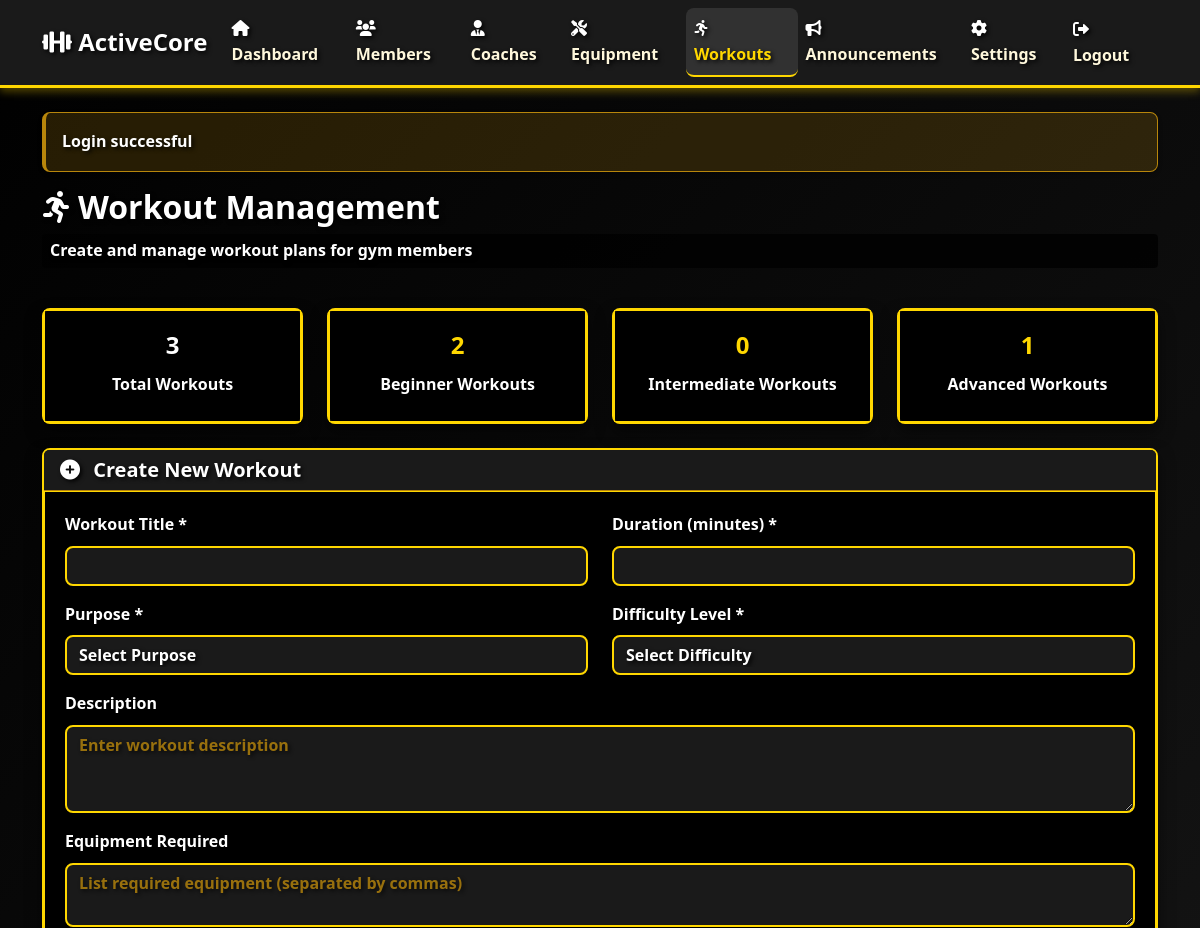
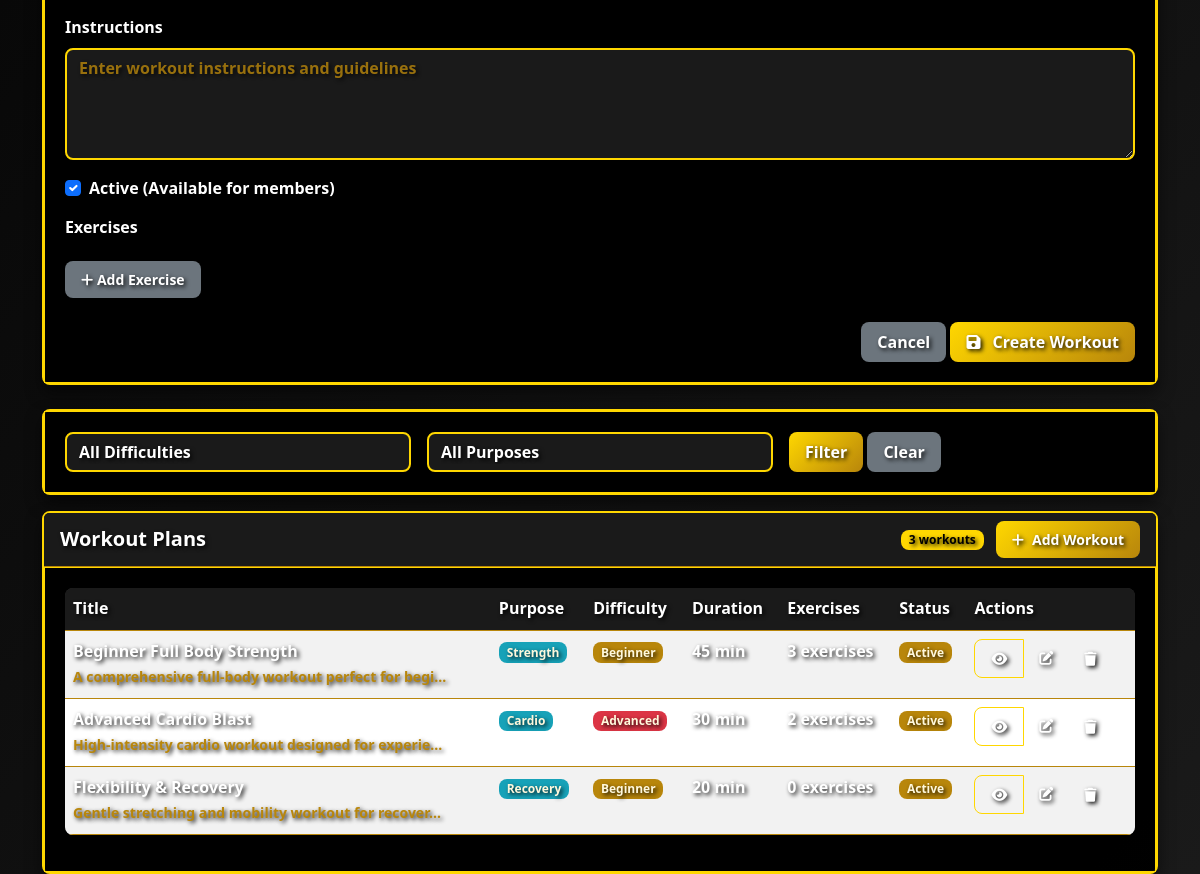
Screenshot of /views/admin/workouts.php (signed in) with the database file from the repository (2 pictures, top to bottom).
### tables this page shows
CREATE TABLE workouts (
    workout_id INT PRIMARY KEY AUTO_INCREMENT,
    title VARCHAR(200) NOT NULL,
    description TEXT NOT NULL,
    purpose ENUM('strength', 'cardio', 'flexibility', 'weight_loss', 'muscle_gain', 'endurance', 'recovery') NOT NULL,
    difficulty_level ENUM('beginner', 'intermediate', 'advanced') NOT NULL,
    duration_minutes INT NOT NULL,
    equipment_required TEXT,
    instructions TEXT NOT NULL,
    is_active BOOLEAN DEFAULT TRUE,
    created_by INT NOT NULL,
    created_at TIMESTAMP DEFAULT CURRENT_TIMESTAMP,
    updated_at TIMESTAMP DEFAULT CURRENT_TIMESTAMP ON UPDATE CURRENT_TIMESTAMP,
    FOREIGN KEY (created_by) REFERENCES users(user_id) ON DELETE CASCADE
);

### models/Workout.php (called while the page is built, shortened)
<?php
require_once __DIR__ . '/../config/database.php';
class Workout {
    private $conn;
    private $table_name = "workouts";
    private $exercises_table = "workout_exercises";
    public function __construct() {
        $database = new Database();
        $this->conn = $database->getConnection();
    }
    public function getAll($limit = 10, $offset = 0, $difficulty = null, $purpose = null) {
        $query = "SELECT w.*, u.username as created_by_name,
                 COUNT(DISTINCT we.exercise_id) as exercise_count
                 FROM " . $this->table_name . " w
                 LEFT JOIN users u ON w.created_by = u.user_id
                 LEFT JOIN " . $this->exercises_table . " we ON w.workout_id = we.workout_id
                 WHERE w.is_active = 1";
        $params = [];
        $query .= " GROUP BY w.workout_id ORDER BY w.created_at DESC LIMIT ? OFFSET ?";
        $params[] = $limit;
        $params[] = $offset;
        $stmt = $this->conn->prepare($query);
        for ($i = 0; $i < count($params); $i++) {
            if ($i >= count($params) - 2) {
                $stmt->bindValue($i + 1, $params[$i], PDO::PARAM_INT);
            } else {
                $stmt->bindValue($i + 1, $params[$i]);
            }
        }
        $stmt->execute();
        return $stmt->fetchAll(PDO::FETCH_ASSOC);
    }
    public function getStats() {
        $query = "SELECT
                 COUNT(*) as total_workouts,
                 SUM(CASE WHEN difficulty_level = 'beginner' THEN 1 ELSE 0 END) as beginner_count,
                 SUM(CASE WHEN difficulty_level = 'intermediate' THEN 1 ELSE 0 END) as intermediate_count,
                 SUM(CASE WHEN difficulty_level = 'advanced' THEN 1 ELSE 0 END) as advanced_count,
                 SUM(CASE WHEN purpose = 'strength' THEN 1 ELSE 0 END) as strength_count,
                 SUM(CASE WHEN purpose = 'cardio' THEN 1 ELSE 0 END) as cardio_count,
                 SUM(CASE WHEN purpose = 'flexibility' THEN 1 ELSE 0 END) as flexibility_count
                 FROM " . $this->table_name . "
                 WHERE is_active = 1";
        $stmt = $this->conn->prepare($query);
        $stmt->execute();
        return $stmt->fetch(PDO::FETCH_ASSOC);
    }
}
?>

### views/admin/workouts.php (the view, shortened to what this page needs)
<?php
require_once __DIR__ . '/../../config/database.php';
require_once __DIR__ . '/../../models/Workout.php';
$workout = new Workout();
$difficulty_filter = $_GET['difficulty'] ?? '';
$purpose_filter = $_GET['purpose'] ?? '';
$page = max(1, intval($_GET['page'] ?? 1));
$limit = 10;
$offset = ($page - 1) * $limit;
$workouts = $workout->getAll($limit, $offset, $difficulty_filter, $purpose_filter);
$workoutStats = $workout->getStats();
$edit_workout = null;
require_once __DIR__ . '/header.php';
?>
<div class="row mb-4">
    <div class="col-12">
        <h2 class="text-gold"><i class="fas fa-running me-2"></i>Workout Management</h2>
        <p class="text-light-gold">Create and manage workout plans for gym members</p>
    </div>
</div>
<div class="row mb-4">
    <div class="col-md-3">
        <div class="card text-center bg-gray">
            <div class="card-body">
                <h5 class="card-title text-gold"><?php echo $workoutStats['total_workouts']; ?></h5>
                <p class="card-text text-light-gold">Total Workouts</p>
            </div>
        </div>
    </div>
    <div class="col-md-3">
        <div class="card text-center bg-gray">
            <div class="card-body">
                <h5 class="card-title text-success"><?php echo $workoutStats['beginner_count']; ?></h5>
                <p class="card-text text-light-gold">Beginner Workouts</p>
            </div>
        </div>
    </div>
    <div class="col-md-3">
        <div class="card text-center bg-gray">
            <div class="card-body">
                <h5 class="card-title text-warning"><?php echo $workoutStats['intermediate_count']; ?></h5>
                <p class="card-text text-light-gold">Intermediate Workouts</p>
            </div>
        </div>
    </div>
    <div class="col-md-3">
        <div class="card text-center bg-gray">
            <div class="card-body">
                <h5 class="card-title text-danger"><?php echo $workoutStats['advanced_count']; ?></h5>
                <p class="card-text text-light-gold">Advanced Workouts</p>
            </div>
        </div>
    </div>
</div>
<div class="row mb-4">
    <div class="col-12">
        <div class="card">
            <div class="card-header">
                <h5 class="mb-0">
                    <i class="fas fa-plus-circle me-2"></i>
                    <?php echo $edit_workout ? 'Edit Workout' : 'Create New Workout'; ?>
                </h5>
            </div>
            <div class="card-body">
                <form method="POST" id="workoutForm">
                    <div class="row">
                        <div class="col-md-6">
                            <div class="mb-3">
                                <label for="title" class="form-label">Workout Title *</label>
                                <input type="text" class="form-control" id="title" name="title" required
                                       value="<?php echo $edit_workout['title'] ?? ''; ?>">
                            </div>
                        </div>
                        <div class="col-md-6">
                            <div class="mb-3">
                                <label for="duration_minutes" class="form-label">Duration (minutes) *</label>
                                <input type="number" class="form-control" id="duration_minutes" name="duration_minutes" required min="1"
                                       value="<?php echo $edit_workout['duration_minutes'] ?? ''; ?>">
                            </div>
                        </div>
                    </div>
                    <div class="row">
                        <div class="col-md-6">
                            <div class="mb-3">
                                <label for="purpose" class="form-label">Purpose *</label>
                                <select class="form-select" name="purpose" id="purpose" required>
                                    <option value="">Select Purpose</option>
                                </select>
                            </div>
                        </div>
                        <div class="col-md-6">
                            <div class="mb-3">
                                <label for="difficulty_level" class="form-label">Difficulty Level *</label>
                                <select class="form-select" name="difficulty_level" id="difficulty_level" required>
                                    <option value="">Select Difficulty</option>
                                </select>
                            </div>
                        </div>
                    </div>
                    <div class="mb-3">
                        <label for="description" class="form-label">Description</label>
                        <textarea class="form-control" name="description" id="description" rows="3"
                                  placeholder="Enter workout description"><?php echo $edit_workout['description'] ?? ''; ?></textarea>
                    </div>
                    <div class="mb-3">
                        <label for="equipment_required" class="form-label">Equipment Required</label>
                        <textarea class="form-control" name="equipment_required" id="equipment_required" rows="2"
                                  placeholder="List required equipment (separated by commas)"><?php echo $edit_workout['equipment_required'] ?? ''; ?></textarea>
                    </div>
                    <div class="mb-3">
                        <label for="instructions" class="form-label">Instructions</label>
                        <textarea class="form-control" name="instructions" id="instructions" rows="4"
                                  placeholder="Enter workout instructions and guidelines"><?php echo $edit_workout['instructions'] ?? ''; ?></textarea>
                    </div>
                    <div class="mb-3">
                        <div class="form-check">
                            <input class="form-check-input" type="checkbox" name="is_active" id="is_active"
                                   <?php echo ($edit_workout['is_active'] ?? 1) == 1 ? 'checked' : ''; ?>>
                            <label class="form-check-label" for="is_active">
                                Active (Available for members)
                            </label>
                        </div>
                    </div>
                    <div class="mb-4">
                        <h6 class="mb-3">Exercises</h6>
                        <button type="button" class="btn btn-secondary btn-sm mt-2" id="addExercise">
                            <i class="fas fa-plus"></i> Add Exercise
                        </button>
                    </div>
                    <div class="text-end">
                        <a href="workouts.php" class="btn btn-secondary">Cancel</a>
                        <button type="submit" class="btn btn-primary">
                            <i class="fas fa-save me-2"></i>
                            <?php echo $edit_workout ? 'Update Workout' : 'Create Workout'; ?>
                        </button>
                    </div>
                </form>
            </div>
        </div>
    </div>
</div>
<div class="row mb-3">
    <div class="col-12">
        <div class="card">
            <div class="card-body">
                <form method="GET" class="row g-3">
                    <div class="col-md-4">
                        <select class="form-select" name="difficulty">
                            <option value="">All Difficulties</option>
                        </select>
                    </div>
                    <div class="col-md-4">
                        <select class="form-select" name="purpose">
                            <option value="">All Purposes</option>
                        </select>
                    </div>
                    <div class="col-md-4">
                        <button type="submit" class="btn btn-primary">Filter</button>
                        <a href="workouts.php" class="btn btn-secondary">Clear</a>
                    </div>
                </form>
            </div>
        </div>
    </div>
</div>
<div class="row">
    <div class="col-12">
        <div class="card">
            <div class="card-header d-flex justify-content-between align-items-center">
                <h5 class="mb-0">Workout Plans</h5>
                <div>
                    <span class="badge bg-primary me-2"><?php echo count($workouts); ?> workouts</span>
                    <a href="workouts.php?action=add" class="btn btn-sm btn-primary">
                        <i class="fas fa-plus me-2"></i>Add Workout
                    </a>
                </div>
            </div>
            <div class="card-body">
                <div class="table-responsive">
                    <table class="table table-striped">
                        <thead>
                            <tr>
                                <th>Title</th>
                                <th>Purpose</th>
                                <th>Difficulty</th>
                                <th>Duration</th>
                                <th>Exercises</th>
                                <th>Status</th>
                                <th>Actions</th>
                            </tr>
                        </thead>
                        <tbody>
                            <?php if (empty($workouts)): ?>
                                <tr>
                                    <td colspan="7" class="text-center">No workouts found.</td>
                                </tr>
                            <?php else: ?>
                                <?php foreach ($workouts as $workout_data): ?>
                                    <tr>
                                        <td>
                                            <strong><?php echo $workout_data['title']; ?></strong><br>
                                            <small class="text-muted"><?php echo substr($workout_data['description'], 0, 50) . '...'; ?></small>
                                        </td>
                                        <td>
                                            <span class="badge bg-info"><?php echo ucfirst($workout_data['purpose']); ?></span>
                                        </td>
                                        <td>
                                            <?php
                                            $difficulty_class = [
                                                'beginner' => 'success',
                                                'intermediate' => 'warning',
                                                'advanced' => 'danger'
                                            ];
                                            ?>
                                            <span class="badge bg-<?php echo $difficulty_class[$workout_data['difficulty_level']]; ?>">
                                                <?php echo ucfirst($workout_data['difficulty_level']); ?>
                                            </span>
                                        </td>
                                        <td><?php echo $workout_data['duration_minutes']; ?> min</td>
                                        <td><?php echo $workout_data['exercise_count']; ?> exercises</td>
                                        <td>
                                            <?php if ($workout_data['is_active']): ?>
                                                <span class="badge bg-success">Active</span>
                                            <?php else: ?>
                                                <span class="badge bg-secondary">Inactive</span>
                                            <?php endif; ?>
                                        </td>
                                        <td>
                                            <div class="btn-group btn-group-sm">
                                                <button type="button" class="btn btn-outline-primary" onclick="viewWorkout(<?php echo $workout_data['workout_id']; ?>)">
                                                    <i class="fas fa-eye"></i>
                                                </button>
                                                <a href="workouts.php?edit=<?php echo $workout_data['workout_id']; ?>" class="btn btn-outline-warning">
                                                    <i class="fas fa-edit"></i>
                                                </a>
                                                <button type="button" class="btn btn-outline-danger" onclick="deleteWorkout(<?php echo $workout_data['workout_id']; ?>)">
                                                    <i class="fas fa-trash"></i>
                                                </button>
                                            </div>
                                        </td>
                                    </tr>
                                <?php endforeach; ?>
                            <?php endif; ?>
                        </tbody>
                    </table>
                </div>
            </div>
        </div>
    </div>
</div>
<?php
require_once __DIR__ . '/footer.php';
?>

### rows the page displays
workouts: title "Beginner Full Body Strength", description "A comprehensive full-body workout perfect for begi", purpose "Strength", difficulty_level "Beginner", duration_minutes "45", exercise_count "3", is_active "Active"
workouts: title "Advanced Cardio Blast", description "High-intensity cardio workout designed for experie", purpose "Cardio", difficulty_level "Advanced", duration_minutes "30", exercise_count "2", is_active "Active"
workouts: title "Flexibility & Recovery", description "Gentle stretching and mobility workout for recover", purpose "Recovery", difficulty_level "Beginner", duration_minutes "20", exercise_count "0", is_active "Active"

### other values shown
$_SESSION['success'] "Login successful"
$workoutStats['total_workouts'] "3"
$workoutStats['beginner_count'] "2"
$workoutStats['intermediate_count'] "0"
$workoutStats['advanced_count'] "1"
count($workouts) "3"
